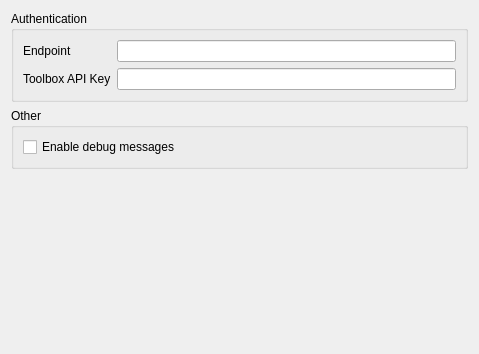
<?xml version="1.0" encoding="UTF-8"?>
<ui version="4.0">
 <class>NextgisToolboxSettingsPageBase</class>
 <widget class="QWidget" name="NextgisToolboxSettingsPageBase">
  <property name="geometry">
   <rect>
    <x>0</x>
    <y>0</y>
    <width>479</width>
    <height>354</height>
   </rect>
  </property>
  <property name="windowTitle">
   <string>Form</string>
  </property>
  <layout class="QVBoxLayout" name="verticalLayout">
   <item>
    <widget class="QGroupBox" name="nextgis_toolbox_token_group_box">
     <property name="sizePolicy">
      <sizepolicy hsizetype="Preferred" vsizetype="Fixed">
       <horstretch>0</horstretch>
       <verstretch>0</verstretch>
      </sizepolicy>
     </property>
     <property name="title">
      <string>Authentication</string>
     </property>
     <layout class="QFormLayout" name="formLayout">
      <item row="0" column="0">
        <widget class="QLabel" name="endpoint_label">
         <property name="sizePolicy">
          <sizepolicy hsizetype="Fixed" vsizetype="Preferred">
           <horstretch>0</horstretch>
           <verstretch>0</verstretch>
          </sizepolicy>
         </property>
         <property name="text">
          <string>Endpoint</string>
         </property>
        </widget>
          </item>
          <item row="0" column="1">
        <widget class="QLineEdit" name="endpoint_line_edit">
         <property name="sizePolicy">
          <sizepolicy hsizetype="Expanding" vsizetype="Preferred">
           <horstretch>0</horstretch>
           <verstretch>0</verstretch>
          </sizepolicy>
         </property>
         <property name="clearButtonEnabled">
          <bool>true</bool>
         </property>
        </widget>
          </item>
          <item row="1" column="0">
       <widget class="QLabel" name="toolbox_token_label">
        <property name="sizePolicy">
         <sizepolicy hsizetype="Fixed" vsizetype="Preferred">
          <horstretch>0</horstretch>
          <verstretch>0</verstretch>
         </sizepolicy>
        </property>
        <property name="text">
         <string>Toolbox API Key</string>
        </property>
       </widget>
      </item>
      <item row="1" column="1">
       <widget class="QLineEdit" name="nextgis_toolbox_token_line_edit">
        <property name="sizePolicy">
         <sizepolicy hsizetype="Expanding" vsizetype="Preferred">
          <horstretch>0</horstretch>
          <verstretch>0</verstretch>
         </sizepolicy>
        </property>
        <property name="clearButtonEnabled">
         <bool>true</bool>
        </property>
       </widget>
      </item>
     </layout>
    </widget>
   </item>
   <item>
    <widget class="QGroupBox" name="other_group">
     <property name="title">
      <string>Other</string>
     </property>
     <layout class="QVBoxLayout" name="verticalLayout_4">
      <item>
       <widget class="QCheckBox" name="debug_checkbox">
        <property name="text">
         <string>Enable debug messages</string>
        </property>
       </widget>
      </item>
     </layout>
    </widget>
   </item>
   <item>
    <spacer name="verticalSpacer">
     <property name="orientation">
      <enum>Qt::Vertical</enum>
     </property>
     <property name="sizeHint" stdset="0">
      <size>
       <width>20</width>
       <height>40</height>
      </size>
     </property>
    </spacer>
   </item>
  </layout>
 </widget>
 <resources/>
 <connections/>
</ui>
